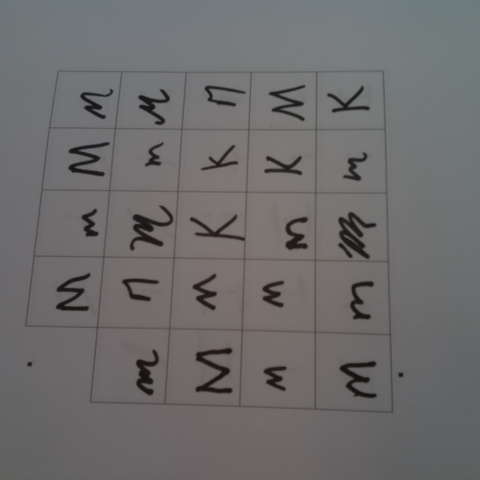
#> input picture TDS_Image_Proj/images/thefan10.jpg, 480 x 480 px; its folder holds only this picture in this run
$ jupyter execute --allow-errors 'Image Processing Tests.ipynb'   (shell and % lines are left out)
#> lines starting #> are read from the running program, lines starting #| are printed output that depends on the picture; after the words box and inside, x2 and y2 are one past the last pixel; in counts of white or black regions, pixels touching at a corner belong together
# TDS Character Recognition Project
## Image Preprocessing Tests

We'll use some packages we have not used before, namely: **skimage** and **opencv**. If necessary, install them with:
```bash
pip install scikit-image opencv-python opencv-contrib-python
```

[cell 1]
import skimage
from skimage import exposure
import matplotlib.pyplot as plt
import numpy as np
import cv2

import os
import glob

### Load our image database.

[cell 2]
imset = np.array([plt.imread(i) for i in glob.glob("../images/*.jpg")])

print("Size of our dataset: {} images.\nEach image has dimensions: {}.\nEach channel is of type: {}".format( \
    imset.shape[0], imset[0].shape, type(imset[0][0][0][0])))
#| Size of our dataset: 1 images.
#| Each image has dimensions: (480, 480, 3).
#| Each channel is of type: <class 'numpy.uint8'>

We will be working with a random sample image from the set from this point on.

[cell 3]
sim = np.random.permutation(imset)[0]
#> sim is the input picture: shape (480, 480, 3); mean R, G, B 109, 107.8, 108.2
plt.imshow(sim)

### Image cleanup

The original images didn't use any sofisticated methods for capturing (e.g. special lighting, controlled orientation, etc.). Therefore, we first need to perform some cleanup and enhancement, which will help subsequent algorithms perform their job.

[cell 4]
plt.figure(figsize=(16,8))

plt.subplot(241)
plt.imshow(exposure.rescale_intensity(sim))
plt.title("Rescale Intensity\n(still full color)")
plt.subplot(242)
plt.imshow(exposure.equalize_hist(skimage.color.rgb2gray(sim)), cmap="gray")
plt.title("Simple grayscale\nconversion")
plt.subplot(243)
plt.imshow(exposure.rescale_intensity(skimage.color.rgb2gray(sim)), cmap="gray")
plt.title("Rescale Intensity + \ngrayscale conversion")

plt.subplot(244)
plt.imshow(skimage.color.rgb2gray(exposure.equalize_adapthist(sim)), cmap="gray")
plt.title("Adaptive histogram + \ngrayscale conversion")
#plt.subplot(245)
#plt.imshow(exposure.equalize_hist(skimage.color.rgb2gray(sim)), cmap="gray")
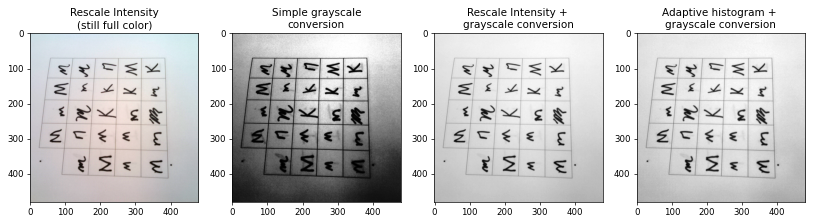
#> figure drawn by matplotlib, 4 panels

### Selected "Rescale Intensity" + Grayscale Conversion
(Note how the three channels for R, G, and B are flattened into a single channel.)

[cell 5]
sim.dtype

[cell 6]
print("Data type of each channel, originally: {}".format(sim.dtype))
#| Data type of each channel, originally: uint8

t = skimage.img_as_ubyte(skimage.color.rgb2gray(sim))
print("Data type of each channel after grayscale: {}".format(t.dtype))
#| Data type of each channel after grayscale: uint8

t = exposure.rescale_intensity(t)
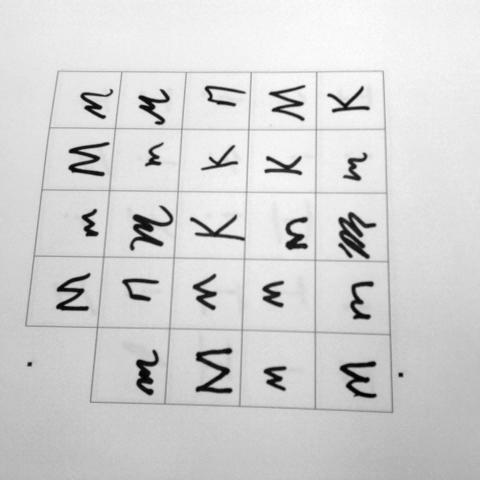
#> t: shape (480, 480); min 0, max 255, mean 210.6
print("Data type of each channel after rescaling intensity: {}".format(t.dtype))
#| Data type of each channel after rescaling intensity: uint8

[cell 7]
print("Image dimensions before conversion: {}".format(sim.shape))
#| Image dimensions before conversion: (480, 480, 3)
sim = skimage.img_as_ubyte(exposure.rescale_intensity(skimage.color.rgb2gray(sim)))
#> sim: shape (480, 480)
print("Image dimensions after conversion: {}".format(sim.shape))
#| Image dimensions after conversion: (480, 480)

### Edge detection

Let's find the edges using the Canny algorithm. Further reading here:
* https://en.wikipedia.org/wiki/Canny_edge_detector
* http://fourier.eng.hmc.edu/e161/lectures/canny/node1.html
* http://aishack.in/tutorials/canny-edge-detector/

[cell 8]
from skimage.feature import canny
edges = canny(sim)
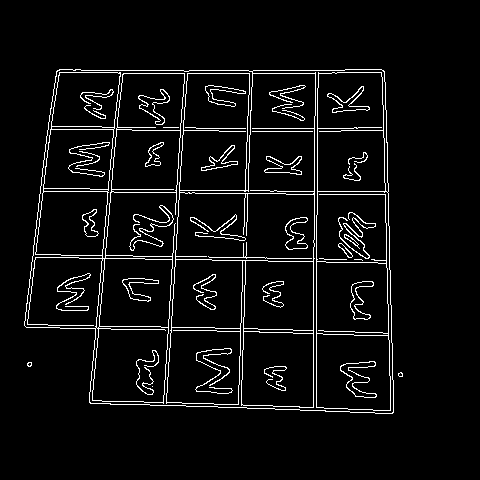
#> edges: shape (480, 480) bool; 5.3% white in thin lines or dots, all inside (x1, y1, x2, y2) = (24, 69, 403, 414)

plt.figure(figsize=(16,8))
plt.subplot(1,3,1)
plt.imshow(edges, cmap="gray")

from scipy import ndimage as ndi
plt.subplot(1,3,2)
plt.imshow(ndi.binary_fill_holes(edges), cmap="gray")

plt.subplot(1,3,3)
plt.imshow(canny(ndi.binary_fill_holes(edges)), cmap="gray")
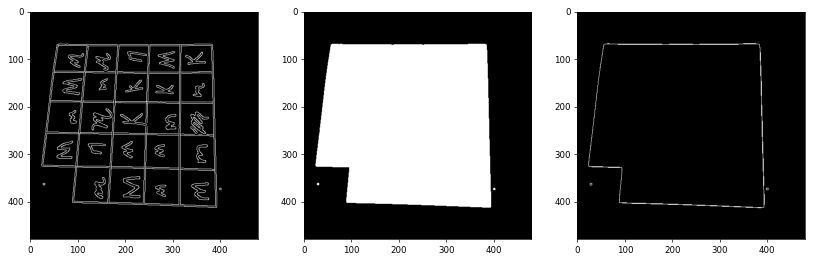
#> figure drawn by matplotlib, 3 panels

[cell 9]
contours = skimage.measure.find_contours(canny(ndi.binary_fill_holes(edges)),level=0.8)
#> contours = 26 point arrays, longest 769 points

print("Found {} contours".format(len(contours)))
#| Found 26 contours

[cell 10]
plt.figure(figsize=(16,8))
plt.subplot(1,2,1)

for n, contour in enumerate(contours):
    plt.plot(contour[:, 1], contour[:, 0], linewidth=2)
    #areas.append(skimage.measure.regionprops(skimage.measure.label(contour,connectivity=2)))
    if n==1:
        break
#> this loop made 2 passes
plt.title("Displaying {} contours".format(len(contours)))
plt.xlim(0, 480)
plt.ylim(0,480)
plt.gca().set_aspect('equal', adjustable='box')
plt.gca().invert_yaxis()

plt.subplot(1,2,2)
#> (the rest of this cell did not finish here and is left out)

[cell 11]
print("The contour is described with {} points in sequence. \n\nAn sample of these values is: \n\n{}".format( \
    len(contour), contour[0:10]))
#| The contour is described with 41 points in sequence.
#| An sample of these values is:
#| [[85.2 54. ]
#|  [85.  53.8]
#|  [84.  53.8]
#|  [83.  53.8]
#|  [82.  53.8]
#|  [81.  53.8]
#|  [80.  53.8]
#|  [79.  53.8]
#|  [78.8 54. ]
#|  [78.  54.8]]

### Labeled regions

The labeling algorithm tries to group as many *connected* pixels as possible. Each group of pixels (called *a region*) is labeled with a number. The output of this algorithm is "an image" (i.e. an array representing an image), where each "pixel" has the value of its region. The background receives a value of zero.

[cell 12]
labeled = skimage.measure.label(ndi.binary_fill_holes(edges), return_num=True)

print("Found {} regions. A non-zero sample of the values is:\n\n{}".format(labeled[1], labeled[0][labeled[0] > 1][0:100]))
#| Found 3 regions. A non-zero sample of the values is:
#| [2 2 2 2 2 2 2 2 2 2 2 2 2 2 2 2 2 2 2 2 2 2 3 3 3 3 3 3 3 3 3 3 3 3 3 3 3
#|  3 3 3 3 3 3]

plt.imshow(labeled[0], cmap="tab20")
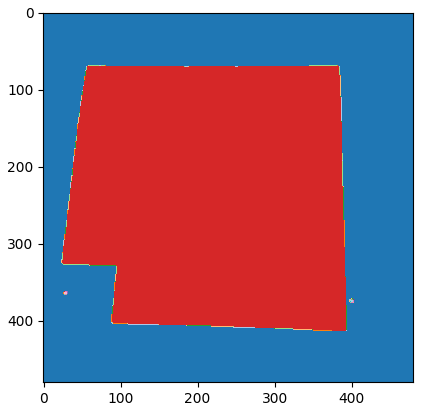
#> figure drawn by matplotlib, 1 panel

#### How do we find the correct region?
A good option for the type of images we are manipulating is to find the "largest" area(s) and do something with them. We will use the area of the regions to get the largest and discard the rest.

Using `skimage.measure.regionprops` we can obtain the area of the labeled regions. Note that we will obtain as many sets of properties as the number of regions we have.

[cell 13]
pr = skimage.measure.regionprops(labeled[0])
#> pr = 3 regions; box (x1, y1, x2, y2) and area: (24, 69, 394, 414) 114550, (27, 362, 32, 367) 22, (398, 372, 403, 377) 21
areas = np.array([pr[i].area for i in range(len(pr))])
#> areas = [114550, 22, 21]
print("These are the areas for all of the regions: \n\t{}\n\nThe largest region is that at index {}.".format( \
    areas, np.argmax(areas)))
#| These are the areas for all of the regions:
#| 	[1.1455e+05 2.2000e+01 2.1000e+01]
#| The largest region is that at index 0.

[cell 14]
pr[0].coords
#> Out = 114550 pairs, first value 69 to 413, second value 24 to 393

[cell 15]
simplified = skimage.measure.approximate_polygon(pr[0].coords, 10)
#> simplified = 624 pairs, first value 69 to 413, second value 24 to 393

plt.plot(simplified)
plt.title("{}\n{}".format(simplified.shape, pr[0].coords.shape))
plt.gca().set_aspect('equal', adjustable='box')
plt.gca().invert_yaxis()
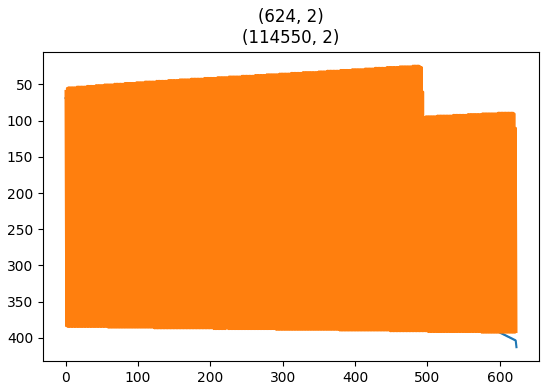
#> figure drawn by matplotlib, 1 panel; curve peaks at x = 623, y = 413; curve peaks at x = 575, y = 393

[cell 16]
pr[0].perimeter
#> Out = 1402.9

[cell 17]
from skimage.feature import corner_harris, corner_subpix, corner_peaks

t = canny(ndi.binary_fill_holes(edges))
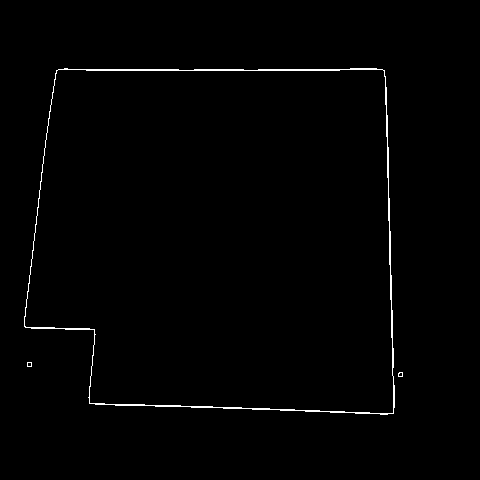
#> t: shape (480, 480) bool; 0.93% white in thin lines or dots, all inside (x1, y1, x2, y2) = (24, 68, 403, 415)

coords = corner_peaks(corner_harris(t), min_distance=50)
#> coords = 20 rows, first 8: [374, 400], [330, 93], [402, 90], [70, 57], [70, 383], [69, 178], [69, 243], [404, 144]
coords_subpix = corner_subpix(t, coords, window_size=13)
#> coords_subpix = 20 rows, first 8: [375, 400.2], [329.1, 94.05], [402.7, 88.96], [69.61, 56.06], [69.48, 383.4], [69.7, 180.1], [69.7, 245.1], [404.7, 146.1]

fig, ax = plt.subplots()
ax.imshow(sim, interpolation='nearest', cmap=plt.cm.gray)
ax.plot(coords[:, 1], coords[:, 0], '.b', markersize=3)
ax.plot(coords_subpix[:, 1], coords_subpix[:, 0], '+r', markersize=15)
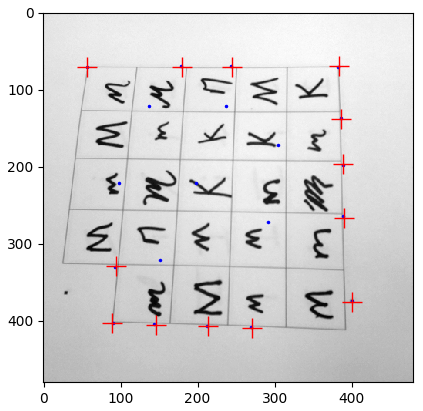
#> figure drawn by matplotlib, 1 panel

[cell 18]
edges = cv2.Canny(skimage.img_as_ubyte(sim), threshold1=30, threshold2=200)
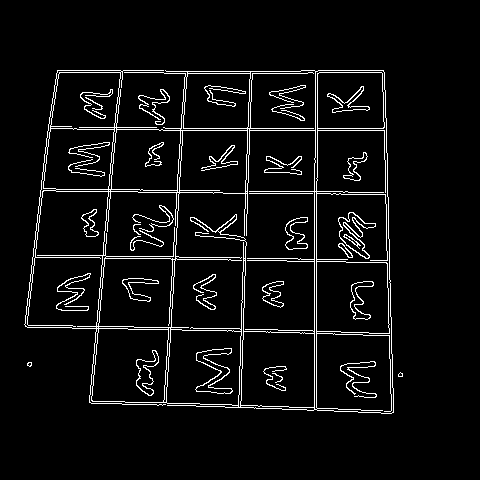
#> edges: shape (480, 480); 5.4% white in thin lines or dots, all inside (x1, y1, x2, y2) = (24, 70, 403, 414)

(contours, _) = cv2.findContours(edges.copy(), cv2.RETR_TREE, cv2.CHAIN_APPROX_SIMPLE)
#> contours = 98 contours, 19 with area under 20; largest, box (x1, y1, x2, y2) and area: (24, 70, 394, 414) 109090, (170, 130, 316, 334) 23174, (314, 70, 394, 414) 16193, (24, 190, 109, 329) 9326, (240, 331, 315, 408) 5380
contours = sorted(contours, key = cv2.contourArea, reverse = True)[0]
#> contours = contour of 294 points, box (x1, y1, x2, y2) (24, 70, 394, 414), area 109090
screenCnt = None
contours
#> Out has the same summary as contours

$ run again, on TDS_Image_Proj/images/thefan15.jpg
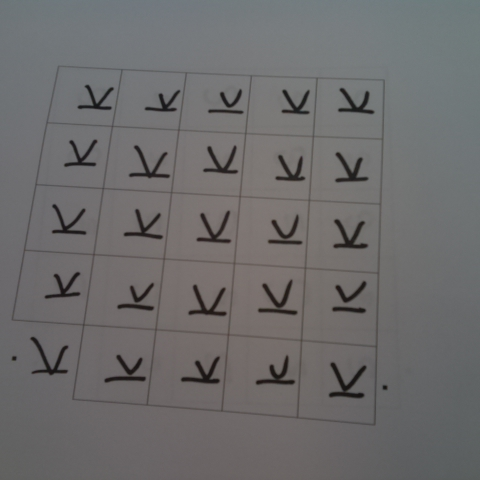
#> input picture TDS_Image_Proj/images/thefan15.jpg, 480 x 480 px
#| Size of our dataset: 1 images.
#| Each image has dimensions: (480, 480, 3).
#| Each channel is of type: <class 'numpy.uint8'>
#> sim is the input picture: shape (480, 480, 3); mean R, G, B 108.7, 107.7, 108
#| Data type of each channel, originally: uint8
#| Data type of each channel after grayscale: uint8
#| Data type of each channel after rescaling intensity: uint8
#| Image dimensions before conversion: (480, 480, 3)
#> sim: shape (480, 480)
#| Image dimensions after conversion: (480, 480)
#> `contours = skimage.measure.find_contours(canny(ndi.binary_fill_holes(e..`: contours = 517 point arrays, longest 1073 points
#| Found 517 contours
#> the loop `for n, contour in enumerate(contours):` made 2 passes
#| The contour is described with 283 points in sequence.
#| An sample of these values is:
#| [[126.2 111. ]
#|  [126.  110.8]
#|  [125.  110.8]
#|  [124.  110.8]
#> (further printed lines are left out)
#| Found 12 regions. A non-zero sample of the values is:
#| [2 2 2 2 2 2 2 2 2 2 2 2 2 2 2 2 2 2 2 2 2 2 2 2 2 2 2 2 2 2 2 2 2 2 2 2 2
#|  2 2 2 2 2 2 2 2 2 2 2 2 2 2 2 2 2 2 2 2 2 2 2 2 2 2 2 2 2 2 2 2 2 2 2 2 2
#|  2 2 2 2 2 2 2 2 2 2 2 2 2 2 2 2 2 2 2 2 2 2 2 2 2 2]
#> pr = 12 regions; largest, box (x1, y1, x2, y2) and area: (11, 65, 386, 426) 71432, (148, 73, 250, 411) 12983, (30, 337, 68, 375) 487, (333, 219, 368, 249) 469, (129, 145, 170, 178) 466
#> areas = [71432, 12983, 305, 83, 466, 469, 460, 487, 23, 174, 222, 25]
#| These are the areas for all of the regions:
#| 	[7.1432e+04 1.2983e+04 3.0500e+02 8.3000e+01 4.6600e+02 4.6900e+02
#|  4.6000e+02 4.8700e+02 2.3000e+01 1.7400e+02 2.2200e+02 2.5000e+01]
#| The largest region is that at index 0.
#> `pr[0].coords`: Out = 71432 pairs, first value 65 to 425, second value 11 to 385
#> simplified = 182 pairs, first value 65 to 425, second value 11 to 385
#> `pr[0].perimeter`: Out = 4383.4
#> `t = canny(ndi.binary_fill_holes(edges))`:
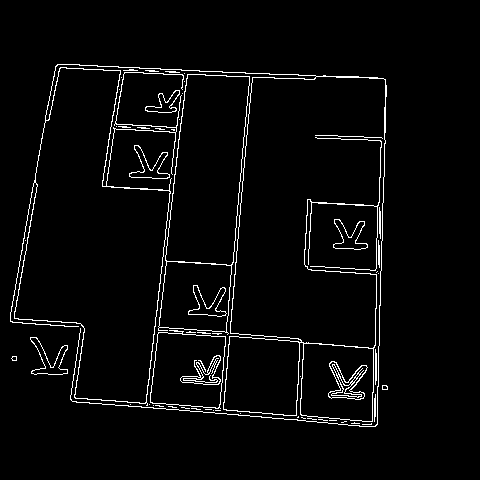
#> t: shape (480, 480) bool; 3.4% white in thin lines or dots, all inside (x1, y1, x2, y2) = (10, 64, 388, 427)
#> coords = 18 rows, first 8: [387, 386], [312, 189], [109, 175], [371, 66], [185, 104], [242, 356], [343, 301], [77, 248]
#> coords_subpix = 18 rows, first 8: [387.2, 384.4], [nan, nan], [nan, nan], [371.7, 63.18], [nan, nan], [nan, nan], [341, 301], [74.57, 250.4]
#> `edges = cv2.Canny(skimage.img_as_ubyte(sim), threshold1=30, threshold2..`:
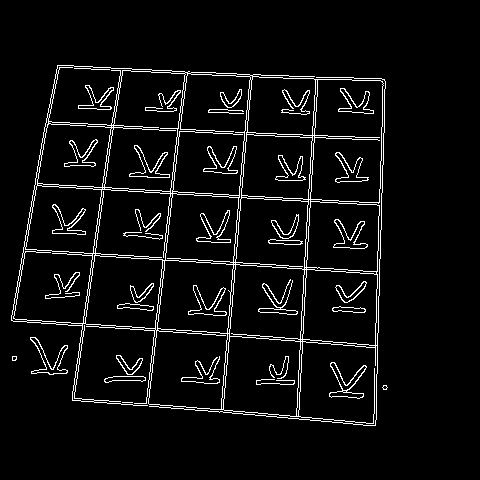
#> edges: shape (480, 480); 5.4% white in thin lines or dots, all inside (x1, y1, x2, y2) = (11, 65, 388, 426)
#> `(contours, _) = cv2.findContours(edges.copy(), cv2.RETR_TREE, cv2.CHAI..`: contours = 152 contours, 32 with area under 20; largest, box (x1, y1, x2, y2) and area: (11, 65, 386, 426) 101365, (310, 79, 384, 203) 8152, (172, 73, 251, 196) 7772, (104, 70, 186, 192) 7600, (148, 328, 228, 410) 5467
#> `contours = sorted(contours, key = cv2.contourArea, reverse = True)[0]`: contours = contour of 607 points, box (x1, y1, x2, y2) (11, 65, 386, 426), area 101365
#> `contours`: Out has the same summary as contours
